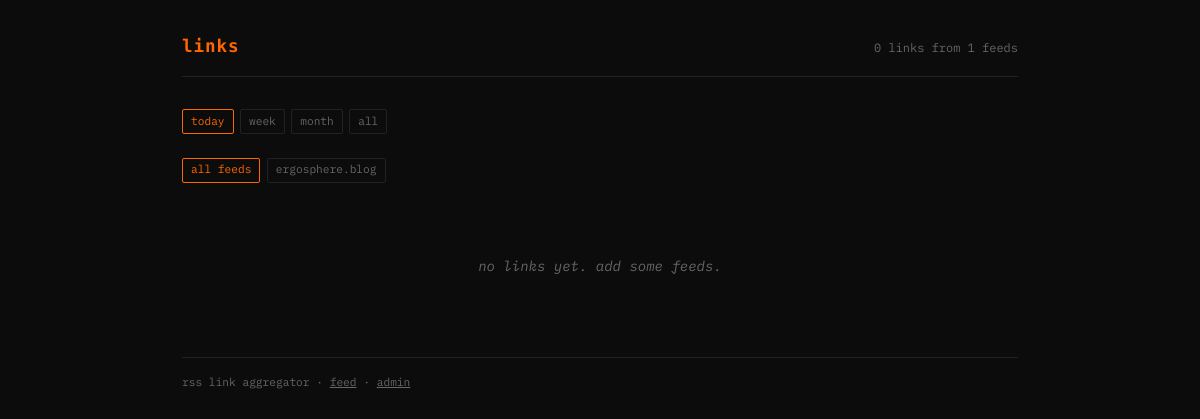
Before: /?range=today with the older database file.
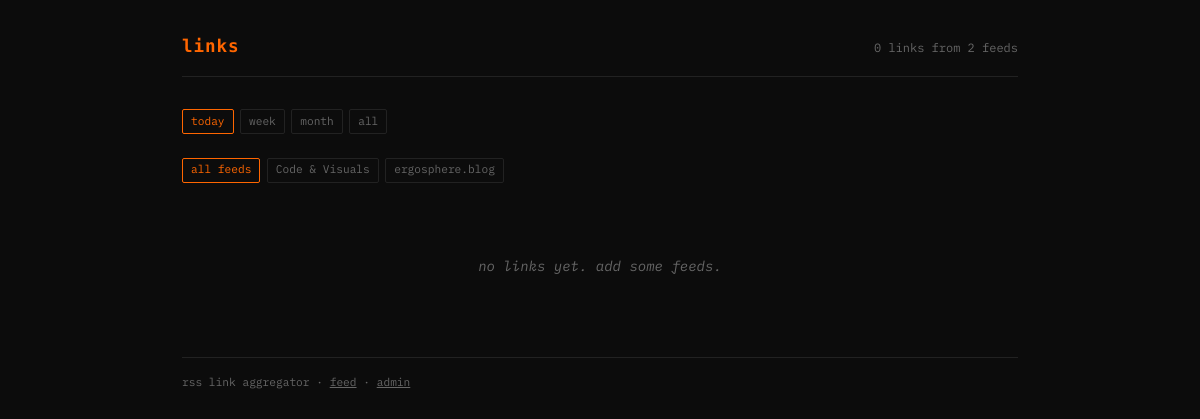
After: the same page with the newer database file.
### tables this page shows
CREATE TABLE feeds (
            id INTEGER PRIMARY KEY AUTOINCREMENT,
            url TEXT UNIQUE NOT NULL,
            title TEXT,
            added_at TEXT DEFAULT (datetime('now'))
        );

### app.py (the view)
@app.route("/")
def index():
    db = get_db()
    range_filter = request.args.get("range", "all")
    time_clause = ""
    if range_filter == "today":
        time_clause = (
            "WHERE COALESCE(e.published, e.fetched_at) >= datetime('now', '-1 day')"
        )
    elif range_filter == "week":
        time_clause = (
            "WHERE COALESCE(e.published, e.fetched_at) >= datetime('now', '-7 days')"
        )
    elif range_filter == "month":
        time_clause = (
            "WHERE COALESCE(e.published, e.fetched_at) >= datetime('now', '-30 days')"
        )
    entries = db.execute(f"""
        SELECT e.url, e.title, e.published, e.fetched_at,
               f.title AS feed_title, f.url AS feed_url
        FROM entries e
        JOIN feeds f ON e.feed_id = f.id
        {time_clause}
        ORDER BY COALESCE(e.published, e.fetched_at) DESC
        LIMIT 300
    """).fetchall()
    feeds = db.execute("SELECT * FROM feeds ORDER BY title, url").fetchall()
    return render_template(
        "index.html", entries=entries, feeds=feeds, time_range=range_filter
    )

### app.py (called while the page is built)
def get_db():
    if "db" not in g:
        g.db = sqlite3.connect(DATABASE)
        g.db.row_factory = sqlite3.Row
        g.db.execute("PRAGMA journal_mode=WAL")
    return g.db

### templates/index.html (shortened to what this page needs)
<!DOCTYPE html>
<html lang="en">
<head>
</head>
<body>
<header>
  <h1>links</h1>
  <span class="meta">{{ entries|length }} links from {{ feeds|length }} feeds</span>
</header>
<div class="filter-bar">
  <a href="?range=today" {% if time_range == 'today' %}class="active"{% endif %}>today</a>
  <a href="?range=week" {% if time_range == 'week' %}class="active"{% endif %}>week</a>
  <a href="?range=month" {% if time_range == 'month' %}class="active"{% endif %}>month</a>
  <a href="?" {% if time_range == 'all' %}class="active"{% endif %}>all</a>
</div>
{% if feeds %}
<div class="filter-bar">
  <a href="#" class="active" onclick="filterFeed(null, this); return false;">all feeds</a>
  {% for feed in feeds %}
  <a href="#" onclick="filterFeed('{{ feed.title or feed.url }}', this); return false;">
    {{ feed.title or feed.url | truncate(30) }}
  </a>
  {% endfor %}
</div>
{% endif %}
{% if entries %}
  {% for entry in entries %}
  <div class="entry" data-feed="{{ entry.feed_title or entry.feed_url }}">
    <div class="entry-info">
      <a href="{{ entry.url }}" target="_blank" rel="noopener">{{ entry.title }}</a>
    </div>
    <div class="entry-right">
      <span class="feed-tag">{{ entry.feed_title or entry.feed_url | truncate(20) }}</span>
      {% if entry.published %}
      <span class="date">{{ entry.published[:10] }}</span>
      {% endif %}
    </div>
  </div>
  {% endfor %}
{% else %}
  <div class="empty">no links yet. add some feeds.</div>
{% endif %}
<footer>
  rss link aggregator · <a href="/feed.xml" style="color: var(--fg-dim);">feed</a> · <a href="/admin" style="color: var(--fg-dim);">admin</a>
</footer>
</body>
</html>

### templates/index.html (style rules this page uses)
:root { --bg: #0c0c0c; --fg: #c8c8c8; --fg-dim: #666; --fg-bright: #e8e8e8; --accent: #ff6600; --link: #88aaff; --link-hover: #bbddff; --border: #222; --tag-bg: #1a1a1a; }
* { margin: 0; padding: 0; box-sizing: border-box; }
body { background: var(--bg); color: var(--fg); font-family: 'IBM Plex Mono', monospace; font-size: 14px; line-height: 1.6; padding: 2rem; max-width: 900px; margin: 0 auto; }
header { border-bottom: 1px solid var(--border); padding-bottom: 1rem; margin-bottom: 2rem; display: flex; justify-content: space-between; align-items: baseline; }
header h1 { font-family: 'Space Mono', monospace; font-size: 1.1rem; color: var(--accent); letter-spacing: 0.05em; }
header .meta { font-size: 0.75rem; color: var(--fg-dim); }
.empty { color: var(--fg-dim); padding: 3rem 0; text-align: center; font-style: italic; }
.filter-bar { margin-bottom: 1.5rem; display: flex; flex-wrap: wrap; gap: 0.4rem; }
.filter-bar a { font-size: 0.7rem; color: var(--fg-dim); text-decoration: none; padding: 0.15rem 0.5rem; border: 1px solid var(--border); border-radius: 2px; transition: all 0.15s; }
.filter-bar a:hover, .filter-bar a.active { color: var(--accent); border-color: var(--accent); }
footer { margin-top: 2rem; padding-top: 1rem; border-top: 1px solid var(--border); font-size: 0.7rem; color: var(--fg-dim); }

Changed rows visible on the page:
added feeds: title "Code & Visuals"
Other visible differences:
{{ feeds|length }}: "1" → "2"
